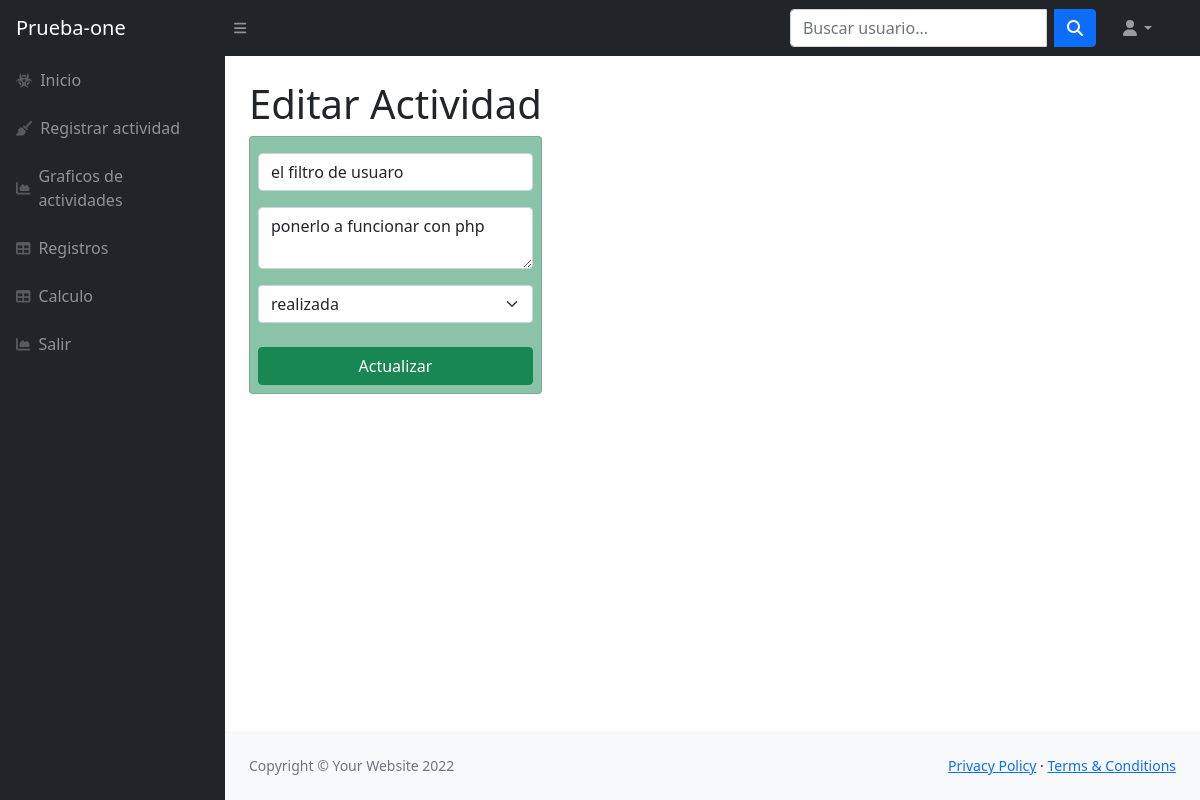
Screenshot of /editar.php?id=37 with the database file from the repository.
### tables this page shows
CREATE TABLE `tareas` (
  `id_tarea` int(11) NOT NULL,
  `nombre` varchar(255) NOT NULL,
  `descripcion` varchar(255) NOT NULL,
  `creado_en` timestamp NOT NULL DEFAULT current_timestamp(),
  `id_usuario` int(11) NOT NULL,
  `id_status` int(11) NOT NULL
);

CREATE TABLE `status_tareas` (
  `id_status` int(11) NOT NULL,
  `nombre` varchar(255) NOT NULL
);

### editar.php (the view, shortened to what this page needs)
<?php
    require('database.php');
    if(isset($_GET['id'])){
        $id = $_GET['id'];
        $sql = "SELECT * FROM tareas WHERE id_tarea=:id";
        $stmt = $conn->prepare($sql);
        $stmt->bindParam(':id', $id);
        $stmt->execute();
        $results = $stmt->fetch(PDO::FETCH_ASSOC);
        if(count($results) > 0){
            $actividad = $results;
            $nombre= $actividad['nombre'];
            $descripcion = $actividad['descripcion'];
            $id_actividad = $actividad['id_tarea'];
            $status_tarea = $actividad['id_status'];
        }
     }
?>
<!DOCTYPE html>
<html lang="en">
    <head>
        <link rel="stylesheet" type="text/css" href="vendor/bootstrap/css/bootstrap.min.css">
        <link href="./css/styles2.css" rel="stylesheet" />
    </head>
    <body class="sb-nav-fixed">
        <?php require 'partials/navbar.php' ?>
        <div id="layoutSidenav">
            <?php require 'partials/nav.php' ?>
            <div id="layoutSidenav_content">
                <main>
                <div class="container-fluid px-4">
                <h1 class="mt-4">Editar Actividad</h1>
                <div class="row">
                            <div class="col-md-4">
                                <div class="card card-body bg-success p-2 bg-opacity-50" >
                                    <form action="editar.php?id=<?php echo $id_actividad ?>" method="POST">
                                        <div class="form-group mt-2">
                                            <input type="text" name="nombre_a" class="form-control" value="<?php echo $nombre ?>" placeholder="Ingrese el nombre de la actividad" autofocus>
                                        </div>
                                        <div class="form-group mt-2">
                                            <textarea name="descripcion_a" rows="2" class="form-control" placeholder="Ingrese la descripcion de la actividad"><?php echo $descripcion ?></textarea>
                                        </div>
                                        <div class="form-group mt-2">
                                            <select name="id_status" required class="form-select" aria-label="Default select example">
                                            <?php
                                                $records = $conn->prepare('SELECT * FROM status_tareas');
                                                $records->execute();
                                                $resultado = $records->fetchAll(PDO::FETCH_ASSOC);
                                                foreach($resultado as $row){ ?>
                                                <option value="<?php echo $row['id_status'] ?>" <?php if($row['id_status'] == $status_tarea) echo 'selected' ?>><?php echo $row['nombre'] ?></option>
                                                <?php }?>
                                            </select>
                                        </div>
                                        <div class="d-grid gap-2">
                                             <button class="btn btn-success mt-2" name="guardar_tarea">Actualizar</button>
                                        </div>
                                    </form>
                                </div>
                            </div>
                        </div>
                </div>
                </main>
                <footer class="py-4 bg-light mt-auto">
                    <div class="container-fluid px-4">
                        <div class="d-flex align-items-center justify-content-between small">
                            <div class="text-muted">Copyright &copy; Your Website 2022</div>
                            <div>
                                <a href="#">Privacy Policy</a>
                                &middot;
                                <a href="#">Terms &amp; Conditions</a>
                            </div>
                        </div>
                    </div>
                </footer>
            </div>
        </div>
    </body>
</html>

### rows the page displays
tareas: nombre_a "el filtro de usuaro", descripcion_a "ponerlo a funcionar con php", id_status "realizada"
